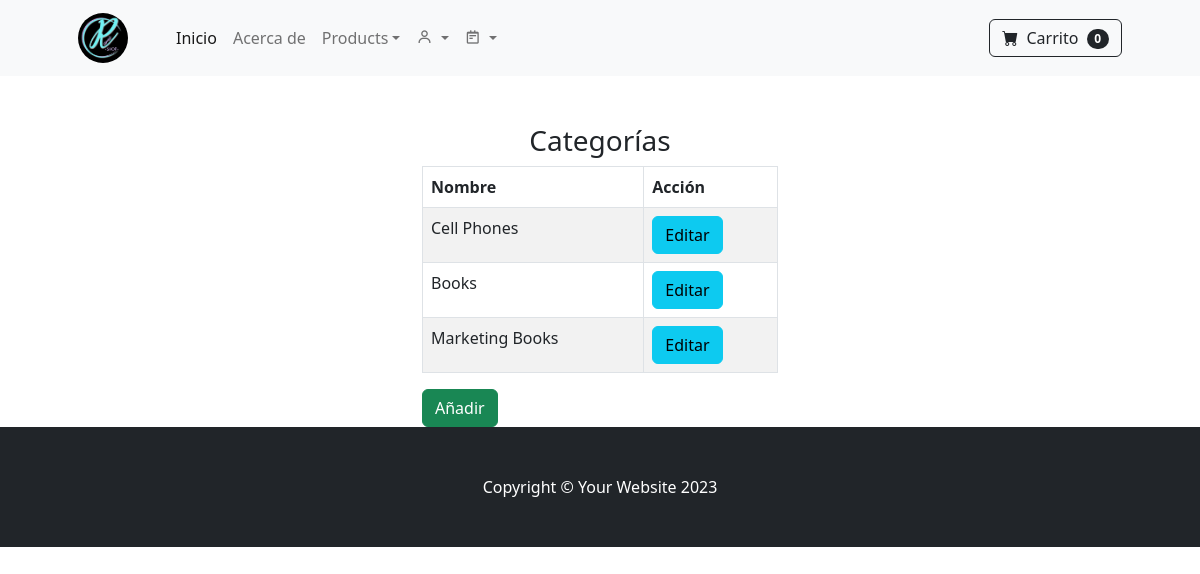
The app's page /admin_categories/ (signed in), older data.
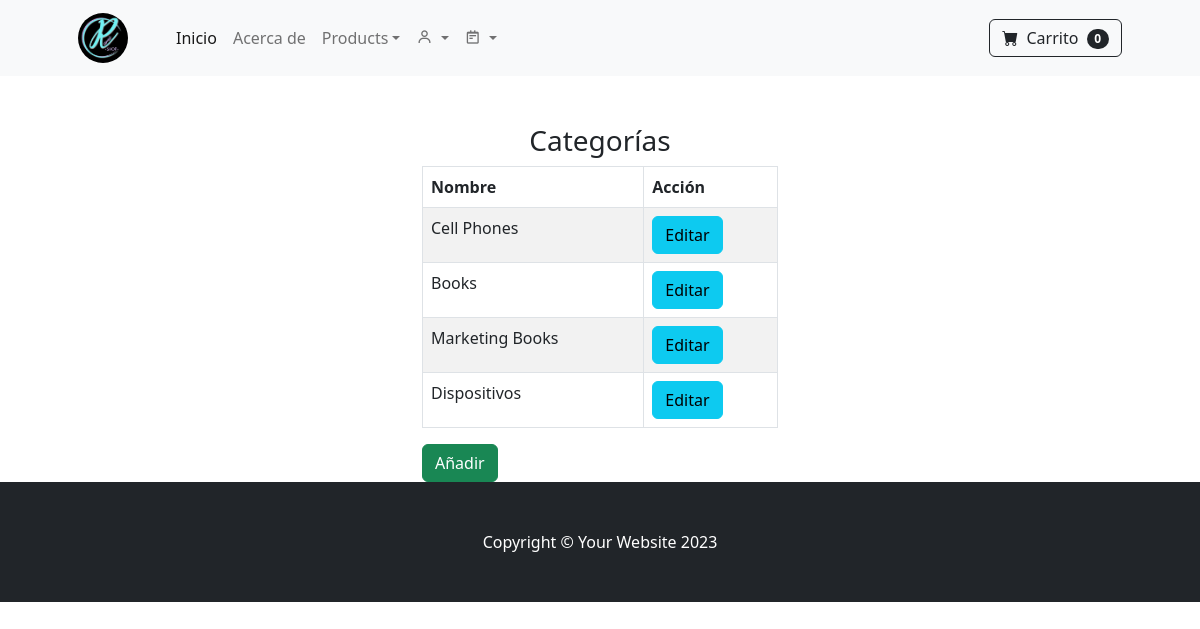
The same page, newer data.
### store/models.py (models this page shows, shortened)
class Category(models.Model):
    name = models.CharField(max_length=50)
    class Meta:
        verbose_name_plural = 'categories'

### store/views.py (the view)
# urls.py: path('admin_categories/', views.admin_categories, name='admin_categories'),
def admin_categories(request):
    if request.user.is_authenticated and request.user.is_superuser:
        categories = Category.objects.all()
        return render(request, 'admin_categories.html', {'categories':categories})
    else:
        messages.success(request, "Access Denied")
        return redirect('home')

### cart/cart.py (called while the page is built)
    def __len__(self):
        return len(self.cart)

### cart/global_processors.py (called while the page is built)
def cart(request):
    return {'cart':Cart(request)}

### store/global_processors.py (called while the page is built)
def navbar_categories(request):
  categories = Category.objects.all()
  return {'categories': categories}

### store/templates/admin_categories.html (shortened to what this page needs)
{% extends 'base.html' %}
{% block content %}
<div class="container">
    <div class="row justify-content-center">
        <div class="col-lg-4 col-md-12">
            <br/><br/>
            <h3 class="text-center">Categorías</h3>
                <div class="table-responsive">
                        <table id="table_categories" class="table table-striped table-hover table-bordered">
                            <thead>
                                <tr>
                                    <th>Nombre</th>
                                    <th>Acción</th>
                                </tr>
                            </thead>
                            <tbody>
                                {% for category in categories %}
                                <tr>
                                    <td name="category_name">
                                        <span>{{ category.name }}</span>
                                    </td>
                                    <td>
                                        <button class="btn btn-info btn-edit">Editar</button>
                                    </td>
                                </tr>
                                {% endfor %}
                            </tbody>
                        </table>
                        <button type="button" id="add_category" class="btn btn-success btn-add">Añadir</button>
                </div>
        </div>
    </div>
</div>
{% endblock %}

Row changes from the older to the newer data that the page shows:
added Category: name "Dispositivos"
